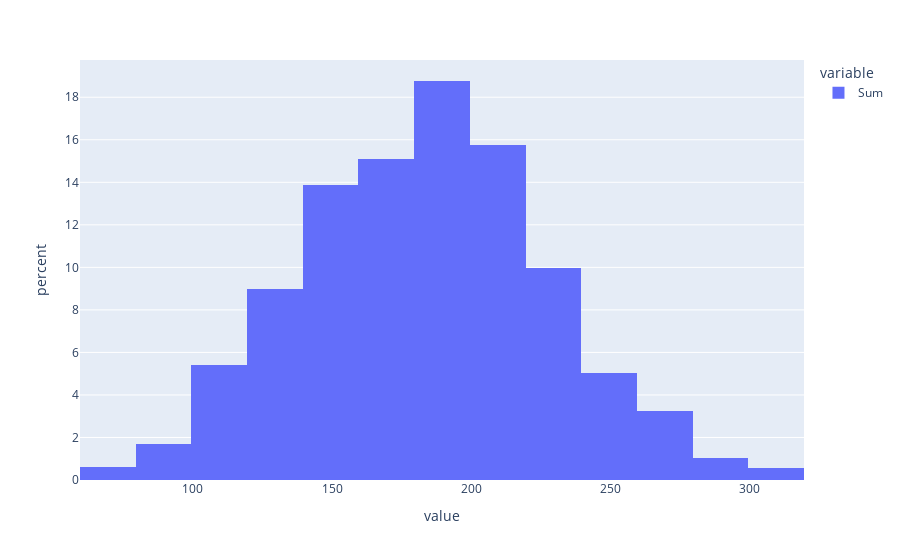

Here is the notebook cell this chart was saved with:
### Code cell
px.histogram(data[['Sum']], nbins = 20, histnorm="percent")

### Figure 1 — Plotly figure (JSON) as saved in the notebook; plotly's stock layout.template omitted (floating-point values rounded to 4 significant figures; data arrays with more than 128 entries replaced by an {"elided": "..."} marker saying what was removed)
{"data": [{"alignmentgroup": "True", "bingroup": "x", "histnorm": "percent", "hovertemplate": "variable=Sum<br>value=%{x}<br>percent=%{y}<extra></extra>", "legendgroup": "Sum", "marker": {"color": "#636efa", "pattern": {"shape": ""}}, "name": "Sum", "nbinsx": 20, "offsetgroup": "Sum", "orientation": "v", "showlegend": true, "type": "histogram", "x": {"elided": "1828 int values"}, "xaxis": "x", "yaxis": "y"}], "layout": {"barmode": "relative", "legend": {"title": {"text": "variable"}, "tracegroupgap": 0}, "margin": {"t": 60}, "xaxis": {"anchor": "y", "domain": [0, 1], "title": {"text": "value"}}, "yaxis": {"anchor": "x", "domain": [0, 1], "title": {"text": "percent"}}}}
